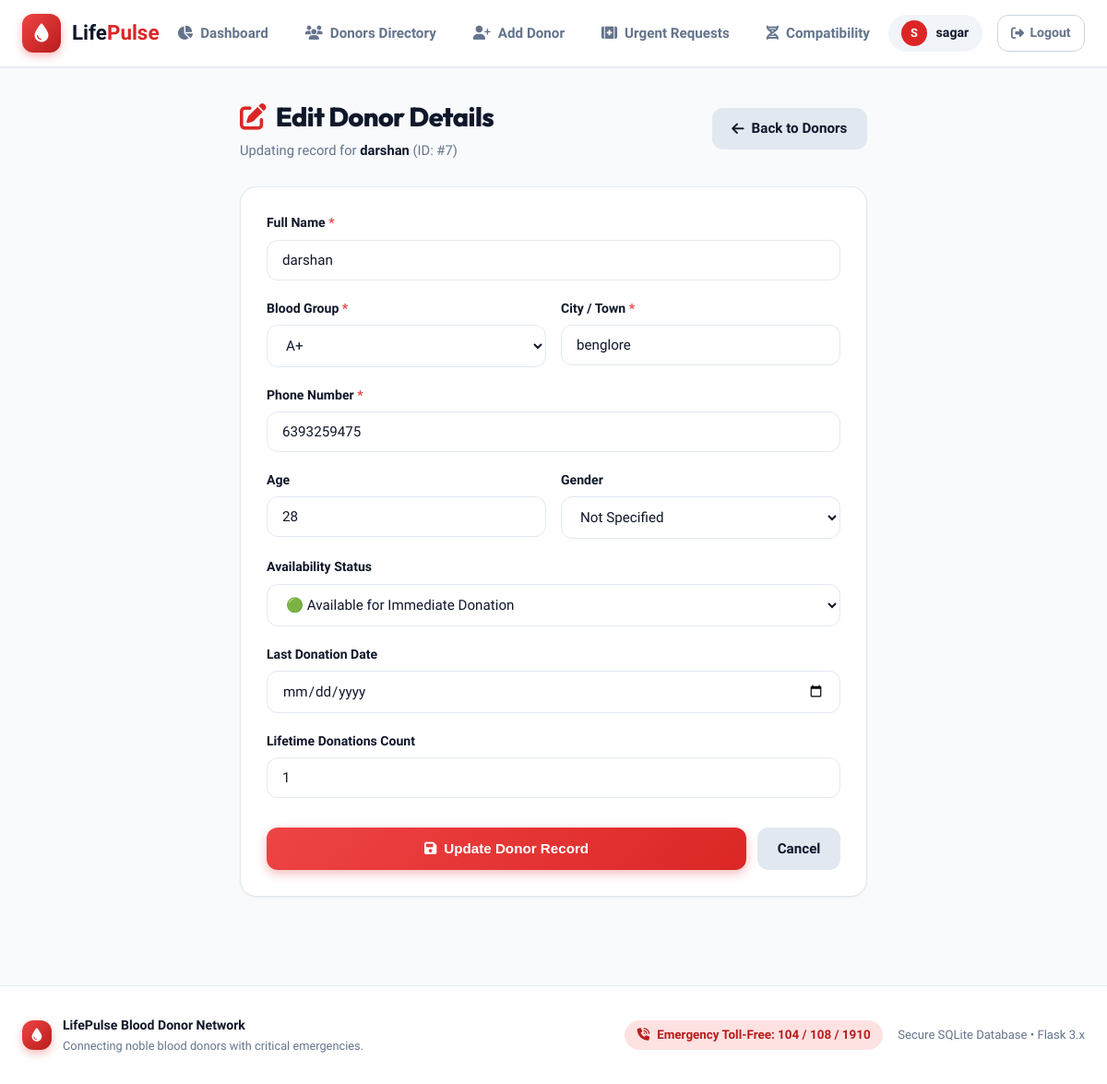
/edit/7 (signed in), run on an earlier commit of the app's database.
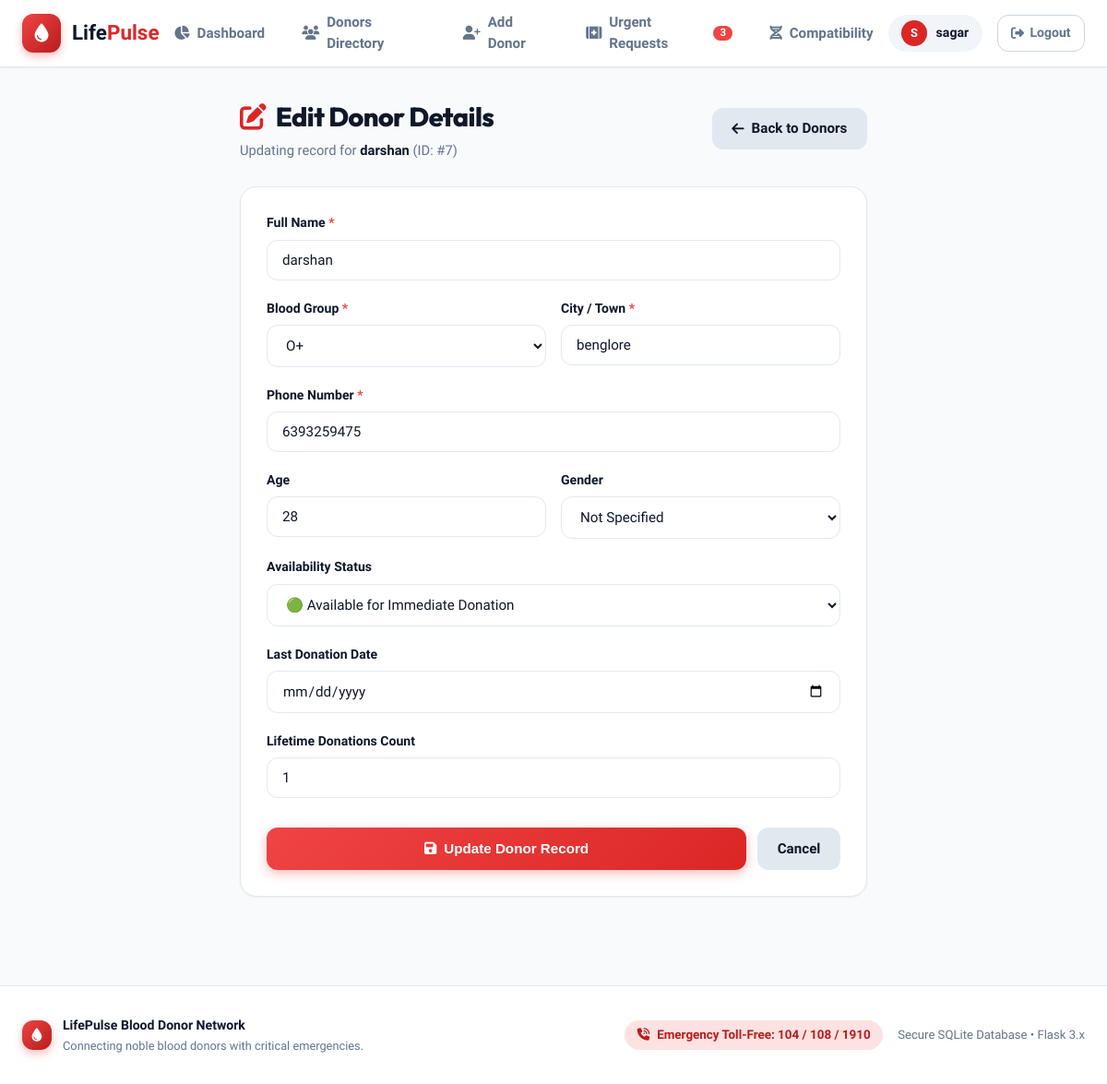
And on a later commit of the database.
### tables this page shows
CREATE TABLE donors(
        id INTEGER PRIMARY KEY,
        name TEXT NOT NULL,
        blood TEXT NOT NULL,
        phone TEXT NOT NULL,
        city TEXT NOT NULL
    , age INTEGER DEFAULT 28, gender TEXT DEFAULT 'Not Specified', status TEXT DEFAULT 'Available', last_donated TEXT DEFAULT '', total_donations INTEGER DEFAULT 1);

### app.py (the view, shortened to what this page needs)
@app.route("/edit/<int:id>", methods=["GET", "POST"])
def edit_donor(id):
    if "user" not in session:
        return redirect("/login")
    conn = get_db()
    c = conn.cursor()
    c.execute("SELECT * FROM donors WHERE id=?", (id,))
    donor = c.fetchone()
    conn.close()
    if not donor:
        flash("Donor not found.", "danger")
        return redirect("/donors")
    return render_template("edit_donor.html", donor=donor)

### app.py (called while the page is built)
def get_db():
    conn = sqlite3.connect(DATABASE)
    conn.row_factory = sqlite3.Row
    return conn

@app.context_processor
def inject_global_data():
    pending_count = 0
    if "user" in session:
        try:
            conn = get_db()
            c = conn.cursor()
            c.execute("SELECT COUNT(*) as cnt FROM blood_requests WHERE status='Pending'")
            row = c.fetchone()
            if row:
                pending_count = row["cnt"]
            conn.close()
        except:
            pass
    return dict(pending_requests_count=pending_count)

### templates/edit_donor.html (shortened to what the changed rows need)
{% extends "base.html" %}
{% block content %}
<div style="max-width: 680px; margin: 0 auto;">
    <div style="margin-bottom: 1.75rem; display: flex; justify-content: space-between; align-items: center;">
        <div>
            <h1 style="font-size: 1.8rem; font-weight: 800; color: var(--secondary); display: flex; align-items: center; gap: 0.65rem;">
                <i class="fa-solid fa-pen-to-square" style="color: var(--primary);"></i>
                Edit Donor Details
            </h1>
            <p style="color: var(--text-muted); font-size: 0.92rem; margin-top: 0.25rem;">
                Updating record for <strong style="color: var(--secondary);">{{ donor.name }}</strong> (ID: #{{ donor.id }})
            </p>
        </div>
    </div>
    <div class="card">
        <form action="/edit/{{ donor.id }}" method="POST">
            <div class="form-group">
                <label class="form-label" for="name">Full Name <span style="color: var(--danger);">*</span></label>
                <input type="text" id="name" name="name" class="form-control" value="{{ donor.name }}" required>
            </div>
            <div style="display: grid; grid-template-columns: 1fr 1fr; gap: 1rem;">
                <div class="form-group">
                    <label class="form-label" for="blood">Blood Group <span style="color: var(--danger);">*</span></label>
                    <select id="blood" name="blood" class="form-select" required>
                        {% for b in ["A+", "A-", "B+", "B-", "AB+", "AB-", "O+", "O-"] %}
                            <option value="{{ b }}" {% if donor.blood == b %}selected{% endif %}>{{ b }}</option>
                        {% endfor %}
                    </select>
                </div>
                <div class="form-group">
                    <label class="form-label" for="city">City / Town <span style="color: var(--danger);">*</span></label>
                    <input type="text" id="city" name="city" class="form-control" value="{{ donor.city }}" required>
                </div>
            </div>
            <div class="form-group">
                <label class="form-label" for="phone">Phone Number <span style="color: var(--danger);">*</span></label>
                <input type="tel" id="phone" name="phone" class="form-control" value="{{ donor.phone }}" pattern="[0-9]{10}" required>
            </div>
            <div style="display: grid; grid-template-columns: 1fr 1fr; gap: 1rem;">
                <div class="form-group">
                    <label class="form-label" for="age">Age</label>
                    <input type="number" id="age" name="age" class="form-control" min="18" max="65" value="{{ donor.age if donor.age else 28 }}">
                </div>
                <div class="form-group">
                    <label class="form-label" for="gender">Gender</label>
                    <select id="gender" name="gender" class="form-select">
                        <option value="Not Specified" {% if donor.gender == 'Not Specified' %}selected{% endif %}>Not Specified</option>
                    </select>
                </div>
            </div>
            <div class="form-group">
                <label class="form-label" for="status">Availability Status</label>
                <select id="status" name="status" class="form-select">
                    <option value="Available" {% if donor.status == 'Available' %}selected{% endif %}>🟢 Available for Immediate Donation</option>
                </select>
            </div>
            <div class="form-group">
                <label class="form-label" for="total_donations">Lifetime Donations Count</label>
                <input type="number" id="total_donations" name="total_donations" class="form-control" min="0" value="{{ donor.total_donations if donor.total_donations else 1 }}">
            </div>
        </form>
    </div>
</div>
{% endblock %}

What changed in the data, as far as the page shows it:
changed donors "darshan": blood (not shown) → "O+"
Also different on the page:
{{ pending_requests_count }}: (not shown) → "3"
form field blood: "A+" → (not shown)
